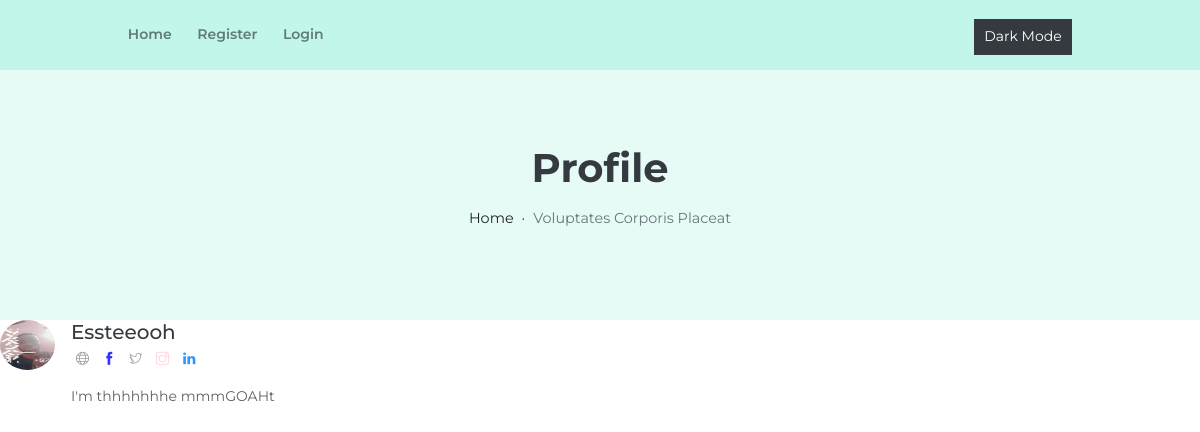
The page /supermembers/1/profile/ on the database its author committed.
### blogapp/models.py (models this page shows, shortened)
class Profile(models.Model):
    user = models.OneToOneField(User, null=True, on_delete=models.CASCADE)
    bio = models.TextField()
    profile_pic = models.ImageField(null=True, blank=True, default='images/profile/default.jpg', upload_to="images/profile/")
    website_url = models.CharField(max_length=255, null=True, blank=True)
    facebook_url = models.CharField(max_length=255, null=True, blank=True)
    twitter_url = models.CharField(max_length=255, null=True, blank=True)
    instagram_url = models.CharField(max_length=255, null=True, blank=True)
    linkedin_url = models.CharField(max_length=255, null=True, blank=True)

### supermembers/views.py (the view)
# urls.py: path('<int:pk>/profile/', ShowProfilePageView.as_view(), name='show_profile_page'),
class ShowProfilePageView(DetailView):
    model = Profile
    template_name = 'registration/user_profile.html'
    def get_context_data(self, *args, **kwargs):
        context = super(ShowProfilePageView, self).get_context_data(*args, **kwargs)
        page_user = get_object_or_404(Profile, id=self.kwargs['pk'])
        context["page_user"] = page_user
        return context

### supermembers/templates/registration/user_profile.html (shortened to what this page needs)
{% load static %}
<!DOCTYPE html>
<html lang="en">
<head>
    <link rel="stylesheet" href="{% static 'blogapp/vendors/themify-icons/css/themify-icons.css' %}">
	<link rel="stylesheet" href="{% static 'blogapp/css/joeblog.css' %}">
</head>
<body data-spy="scroll" data-target=".navbar" data-offset="40" id="home">
    <nav class="navbar custom-navbar navbar-expand-md navbar-light bg-primary sticky-top">
        <div class="container">
            <div class="collapse navbar-collapse" id="navbarSupportedContent">
                <ul class="navbar-nav">
                    <li class="nav-item">
                        <a class="nav-link" href="{% url 'index' %}">Home</a>
                    </li>
                    {% if user.is_authenticated %}
                    <li class="nav-item">
                        <a class="nav-link" href="{% url 'logout' %}">Logout </a>
                    </li>
                    {% else %}
                    <li class="nav-item">
                        <a class="nav-link" href="{% url 'register' %}">Register</a>
                    </li>
                    <li class="nav-item">
                        <a class="nav-link" href="{% url 'login' %}">Login </a>
                    </li>
                    {% endif %}
                </ul>
                <div class="navbar-nav ml-auto">
                    <li class="nav-item">
                        <a class="nav-link" href="#">
                            <button id="themeToggle" class="btn btn-dark mt-1 btn-sm">Dark Mode</button>
                        </a>
                    </li>
                </div>
            </div>
        </div>
    </nav>
    <header class="page-header page-header-mini">
        <h1 class="title">Profile</h1>
        <ol class="breadcrumb pb-0">
            <li class="breadcrumb-item"><a href="{% url 'index' %}">Home</a></li>
            <li class="breadcrumb-item active" aria-current="page">Voluptates Corporis Placeat</li>
        </ol>
    </header>
    <div class="card mb-3" style="max-width: 540px;">
        <div class="row no-gutters">
          <div class="media">
    {% if page_user.profile_pic.url %}
        <img src= "{{ page_user.profile_pic.url }}" width=50 height=50 class="mr-3 thumb-sm rounded-circle" alt="...">
    {% else %}
        <img src= "{% static 'blogapp/imgs/default.jpg' %}" width=50 height=50 class="mr-3 thumb-sm rounded-circle" alt="...">
    {% endif %}
          </div>
          <div class="col-md-10">
            <div class="media-body">
              <h5 class="card-title"> {{page_user.user}} </h5>
              <p class= "socials">
                {% if page_user.website_url %}
                <a href="{{ page_user.website_url }}" ><i class="ti-world " ></i> </a>
                {% endif %}
                {% if page_user.facebook_url %}
                    <a href="{{ page_user.facebook_url }}" ><i class="ti-facebook" ></i>  </a>
                {% endif %}
                {% if page_user.twitter_url %}
                    <a href="{{ page_user.twitter_url }}" ><i class="ti-twitter" ></i>  </a>
                {% endif %}
                {% if page_user.instagram_url %}
                    <a href="{{ page_user.instagram_url }}"><i class="ti-instagram" ></i>  </a>
                {% endif %}
                {% if page_user.linkedin_url %}
                    <a href="{{ page_user.linkedin_url }}"><i class="ti-linkedin" ></i>  </a>
                {% endif %}
            </p>
              <p class="card-text"> {{ page_user.bio}} </p>
            </div>
          </div>
        </div>
      </div>
</body>
</html>

### rows shown on the page
Profile: profile_pic (picture), user "Essteeooh", bio "I'm thhhhhhhe mmmGOAHt"
